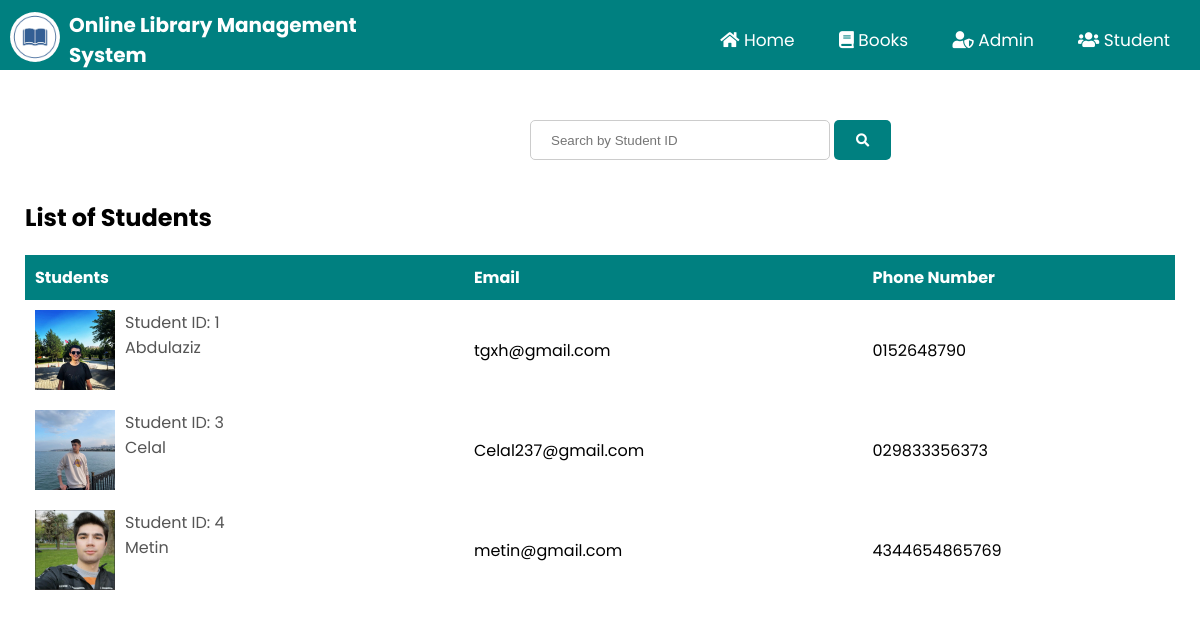
Screenshot of /php/student_info.php with the database file from the repository.
### tables this page shows
CREATE TABLE `student` (
  `studentid` int(111) NOT NULL,
  `student_username` varchar(111) NOT NULL,
  `FullName` varchar(111) NOT NULL,
  `Email` varchar(111) NOT NULL,
  `Password` varchar(111) NOT NULL,
  `PhoneNumber` varchar(111) NOT NULL,
  `studentpic` varchar(100) NOT NULL
);

### php/student_info.php (the view, shortened to what this page needs)
<?php
	include "connection.php";
    include "admin_navbar.php";
?>
<!DOCTYPE html>
<html lang="en">
<head>
    <link rel="stylesheet" href="https://cdnjs.cloudflare.com/ajax/libs/font-awesome/5.15.2/css/all.min.css" />
    <link rel="stylesheet" href="../css/style.css">
</head>
<body>
    <div class="search-bar admin-search">
        <form action="" method='post'>
            <input type="search" name='search' placeholder='Search by Student ID' required>
            <button type='submit' name='submit'><i class="fas fa-search"></i></button>
        </form>
    </div>
    <div class="request-table">
        <div class="request-container">
            <h2 class="request-title student-info-title">List of Students</h2>
            <?php
		if(isset($_POST['submit']))
		{
			$q=mysqli_query($db,"SELECT studentid,FullName,Email,PhoneNumber,studentpic FROM  `student` where studentid ='$_POST[search]';");
			if(mysqli_num_rows($q)==0)
			{
				echo "Sorry! No student found. Try searching again";
			}
			else
			{
				echo "<table class='rtable'>";
                echo "<tr style='background-color: teal;'>";
                echo "<th>"; echo "Students"; echo "</th>";
                echo "<th>"; echo "Email"; echo "</th>";
                echo "<th>"; echo "Phone Number"; echo "</th>";
                echo "</tr>";
                while($row=mysqli_fetch_assoc($q))
                {
                    echo "<tr>";
                    echo "<td>
                    <div class='table-info'>
                        <img src='../images/".$row['studentpic']."'>
                        <div>
                            <p>Student ID: ";echo $row['studentid'];echo"</p>
                            <p>";echo $row['FullName'];echo"</p><br>";?>
                        </div>
                    </div>
                    </td><?php
                    echo "<td>"; echo $row['Email']; echo "</td>";
                    echo "<td>"; echo $row['PhoneNumber']; echo "</td>";
                    echo "</tr>";
                }
                echo "</table>";
		    }
		}
		else
		{
			$res=mysqli_query($db,"SELECT studentid,FullName,Email,PhoneNumber,studentpic FROM `student`;");
            echo "<table class='rtable'>";
            echo "<tr style='background-color: teal;'>";
            echo "<th>"; echo "Students"; echo "</th>";
            echo "<th>"; echo "Email"; echo "</th>";
            echo "<th>"; echo "Phone Number"; echo "</th>";
            echo "</tr>";
            while($row=mysqli_fetch_assoc($res))
            {
                echo "<tr>";
                echo "<td>
                    <div class='table-info'>
                        <img src='../images/".$row['studentpic']."'>
                        <div>
                            <p>Student ID: ";echo $row['studentid'];echo"</p>
                            <p>";echo $row['FullName'];echo"</p><br>";?>
                        </div>
                    </div>
                    </td><?php
                echo "<td>"; echo $row['Email']; echo "</td>";
                echo "<td>"; echo $row['PhoneNumber']; echo "</td>";
                echo "</tr>";
            }
            echo "</table>";
            }
        ?>
        </div>
    </div>
</body>
</html>

### css/style.css (style rules this page uses)
html { scroll-behavior: smooth; }
* { margin: 0; padding: 0; box-sizing: border-box; }
body { font-family: 'Poppins', sans-serif; }
p { color: #555; }
.profile-table tr,td { border: none; padding: 10px; }
.search-bar { margin-left: 480px; }
.search-bar input { border-radius: 5px; height: 40px; padding: 10px; padding-left: 20px; }
.search-bar button { width: 57px; padding: 10px; height: 40px; background-color: teal; color: white; border: none; border-radius: 5px; cursor: pointer; transition: 0.4s; outline: none; }
.admin-search { padding-top: 40px; margin-left: 530px; }
.request-table { padding-bottom: 500px; }
.request-container { max-width: 1300px; margin: auto; padding-left: 25px; padding-right: 25px; }
.request-container .request-title { padding-top: 100px; }
.request-container .student-info-title { padding-top: 30px; }
.rtable { width: 100%; margin-top: 20px; border-collapse: collapse; }
.rtable th { text-align: left; color: white; padding: 10px; }
.table-info { display: flex; flex-wrap: wrap; }
.rtable td img { width: 80px; height: 80px; margin-right: 10px; }
form input { width: 300px; height: 30px; margin: 10px 0; padding: 0 10px; border: 1px solid #ccc; }

### rows the page displays
student: studentpic (picture), studentid "1", FullName "Abdulaziz", Email "tgxh@gmail.com", PhoneNumber "0152648790"
student: studentpic (picture), studentid "3", FullName "Celal", Email "Celal237@gmail.com", PhoneNumber "029833356373"
student: studentpic (picture), studentid "4", FullName "Metin", Email "metin@gmail.com", PhoneNumber "4344654865769"
